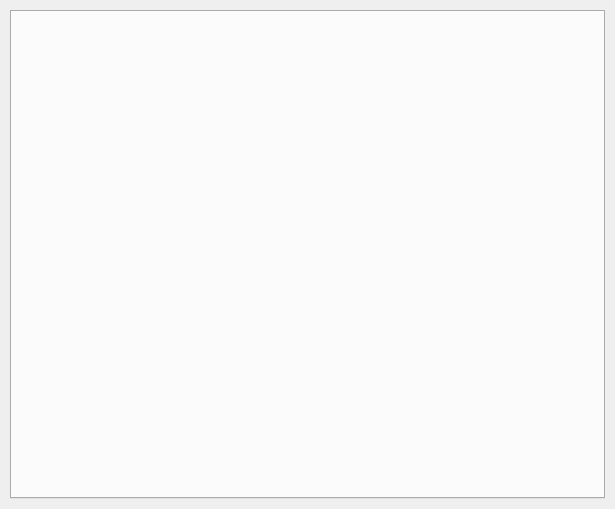
<?xml version="1.0" encoding="UTF-8"?>
<ui version="4.0">
 <class>main_window</class>
 <widget class="QMainWindow" name="main_window">
  <property name="geometry">
   <rect>
    <x>0</x>
    <y>0</y>
    <width>615</width>
    <height>509</height>
   </rect>
  </property>
  <property name="minimumSize">
   <size>
    <width>0</width>
    <height>509</height>
   </size>
  </property>
  <property name="windowTitle">
   <string>MainWindow</string>
  </property>
  <widget class="QWidget" name="centralwidget">
   <layout class="QVBoxLayout" name="main_window_layout">
    <property name="leftMargin">
     <number>10</number>
    </property>
    <property name="topMargin">
     <number>10</number>
    </property>
    <property name="rightMargin">
     <number>10</number>
    </property>
    <property name="bottomMargin">
     <number>10</number>
    </property>
    <item>
     <widget class="QTabWidget" name="main_tabwidget">
      <property name="currentIndex">
       <number>-1</number>
      </property>
      <property name="movable">
       <bool>true</bool>
      </property>
     </widget>
    </item>
   </layout>
  </widget>
 </widget>
 <resources/>
 <connections/>
</ui>
